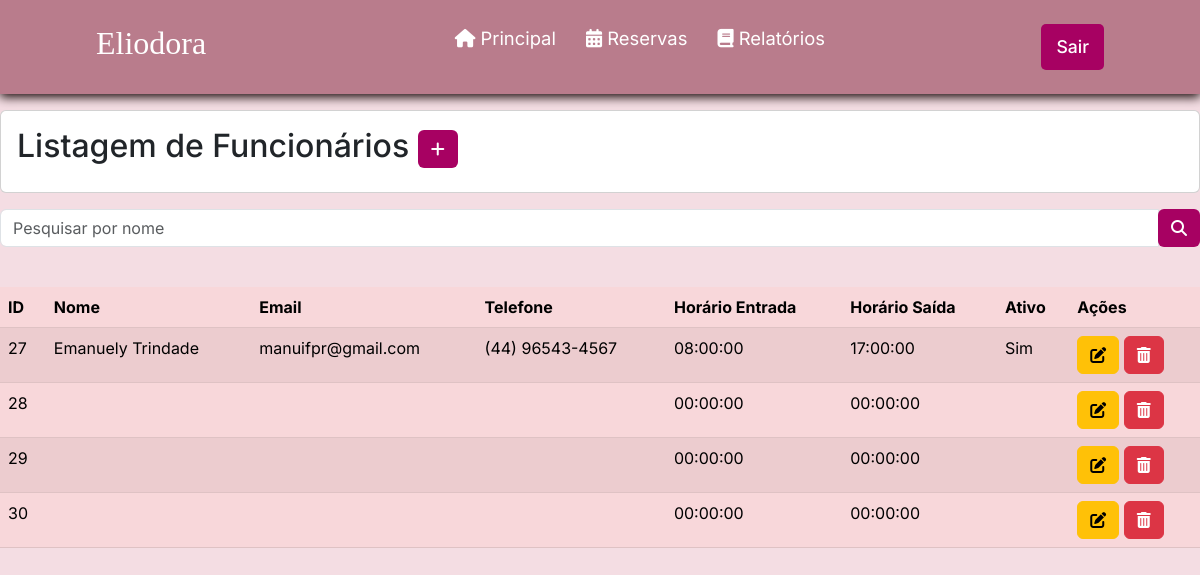
The page /listarFuncionario.php (signed in) on the database as committed earlier.
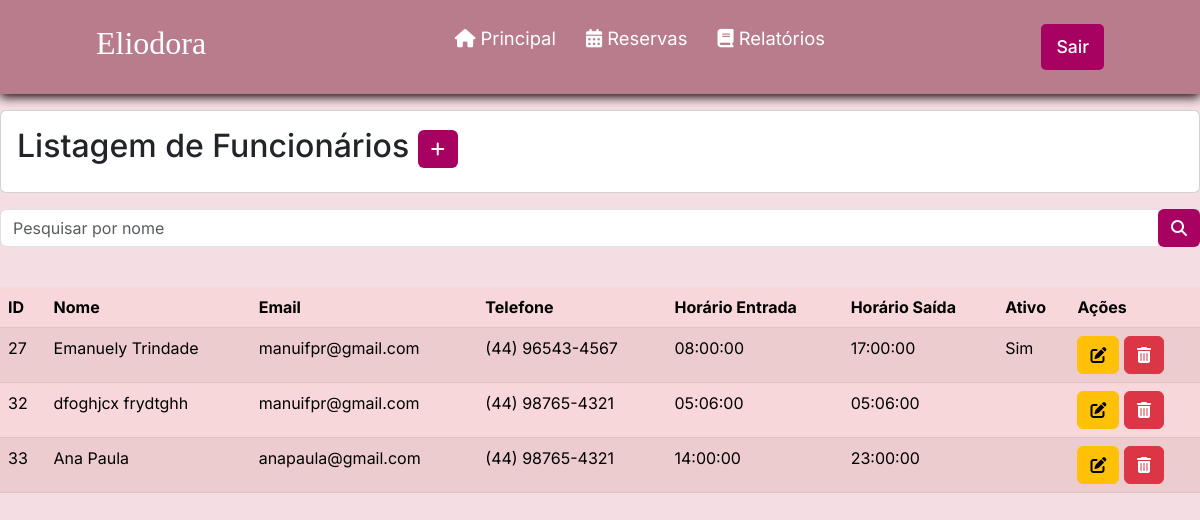
The same page on the database as committed later.
### tables this page shows
CREATE TABLE `funcionario` (
  `id` int(11) NOT NULL,
  `status` varchar(3) NOT NULL,
  `nome` varchar(100) NOT NULL,
  `cpf` varchar(15) NOT NULL,
  `dataNascimento` date NOT NULL,
  `genero` varchar(1) NOT NULL,
  `estado` varchar(100) NOT NULL,
  `cidade` varchar(100) NOT NULL,
  `endereco` varchar(100) NOT NULL,
  `numeroEndereco` int(11) NOT NULL,
  `cep` varchar(15) NOT NULL,
  `email` varchar(45) NOT NULL,
  `telefone` varchar(45) NOT NULL,
  `senha` varchar(100) NOT NULL,
  `confirma` varchar(100) NOT NULL,
  `dataAdmissao` date NOT NULL,
  `salario` double NOT NULL,
  `cargo` varchar(45) NOT NULL,
  `horarioEntrada` time NOT NULL,
  `horarioSaida` time NOT NULL,
  `dataDemissao` date DEFAULT NULL
);

### listarFuncionario.php (the view, shortened to what this page needs)
<?php
require_once("conexao.php");
$V_WHERE = " ";
$sql = "SELECT * FROM funcionario
        WHERE 1 = 1 " . $V_WHERE;
$resultado = mysqli_query($conexao, $sql);
?>
<?php require_once("cabecalho.php");?>
     <div class="card mt-3 mb-3">
  <div class="card-body">
    <h2 class="card-title">Listagem de Funcionários
    <a href="cadastrarFuncionario.php"
    class="btn btn-sn" style="background-color: #a70162; color: #fff;"><i class="fa-solid fa-plus"></i>
      </a>
      </h2>
  </div>
</div>
<form method="post">
<div class="input-group mb-3">
  <input type="text" name="nome" id="nome" class="form-control" placeholder="Pesquisar por nome" aria-label="Recipient's username" aria-describedby="basic-addon2">
  <div class="input-group-append">
    <button name="pesquisar" class="btn" style="background-color: #a70162; color: #fff;" type="submit" ><i class="fa-solid fa-magnifying-glass"></i> </button>
    </form>
<br>
     <table class="table table-danger table-striped custom-table">
  <thead>
    <tr>
      <th scope="col">ID</th>
      <th scope="col">Nome</th>
      <th scope="col">Email</th>
      <th scope="col">Telefone</th>
      <th scope="col">Horário Entrada</th>
      <th scope="col">Horário Saída</th>
      <th scope="col">Ativo</th>
      <th scope="col">Ações</th>
    </tr>
  </thead>
  <tbody>
        <?php while ($linha = mysqli_fetch_array($resultado)){ ?>
    <tr>
    <td><?= $linha['id'] ?></th>
      <td><?= $linha['nome'] ?></td>
      <td><?= $linha['email'] ?></td>
      <td><?= $linha['telefone'] ?></td>
      <td><?= $linha['horarioEntrada'] ?></td>
      <td><?= $linha['horarioSaida'] ?></td>
      <td><?= $linha['status'] ?></td>
      <td>
        <a href="alterarFuncionario.php?id=<?= $linha['id'] ?>" class="btn btn-warning">
        <i class="fa-solid fa-pen-to-square"></i>
        </a>
        <a href="listarFuncionario.php?id=<?= $linha['id'] ?>" class="btn btn-danger"
        onclick="return confirm('Confirma exclusão')">
        <i class="fa-solid fa-trash-can"></i>
        </a>
        </td>
    </tr>
    <?php } ?>
  </tbody>
</table>
</body>
</html>

Rows that differ between the two databases and show on the page:
removed funcionario: id "28", horarioEntrada "00:00:00", horarioSaida "00:00:00"
removed funcionario: id "29", horarioEntrada "00:00:00", horarioSaida "00:00:00"
removed funcionario: id "30", horarioEntrada "00:00:00", horarioSaida "00:00:00"
added funcionario: id "32", nome "dfoghjcx frydtghh", email "manuifpr@gmail.com", telefone "(44) 98765-4321", horarioEntrada "05:06:00", horarioSaida "05:06:00"
added funcionario: id "33", nome "Ana Paula", email "anapaula@gmail.com", telefone "(44) 98765-4321", horarioEntrada "14:00:00", horarioSaida "23:00:00"
